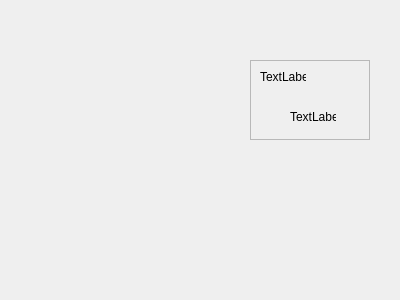
<?xml version="1.0" encoding="UTF-8"?>
<ui version="4.0">
 <class>Form</class>
 <widget class="QWidget" name="Form">
  <property name="geometry">
   <rect>
    <x>0</x>
    <y>0</y>
    <width>400</width>
    <height>300</height>
   </rect>
  </property>
  <property name="windowTitle">
   <string>Form</string>
  </property>
  <widget class="QFrame" name="frame">
   <property name="geometry">
    <rect>
     <x>250</x>
     <y>60</y>
     <width>120</width>
     <height>80</height>
    </rect>
   </property>
   <property name="frameShape">
    <enum>QFrame::StyledPanel</enum>
   </property>
   <property name="frameShadow">
    <enum>QFrame::Raised</enum>
   </property>
   <widget class="QLabel" name="label">
    <property name="geometry">
     <rect>
      <x>10</x>
      <y>10</y>
      <width>46</width>
      <height>13</height>
     </rect>
    </property>
    <property name="text">
     <string>TextLabel</string>
    </property>
   </widget>
   <widget class="QLabel" name="label2">
    <property name="geometry">
     <rect>
      <x>40</x>
      <y>50</y>
      <width>46</width>
      <height>13</height>
     </rect>
    </property>
    <property name="text">
     <string>TextLabel</string>
    </property>
   </widget>
  </widget>
 </widget>
 <resources/>
 <connections/>
</ui>
